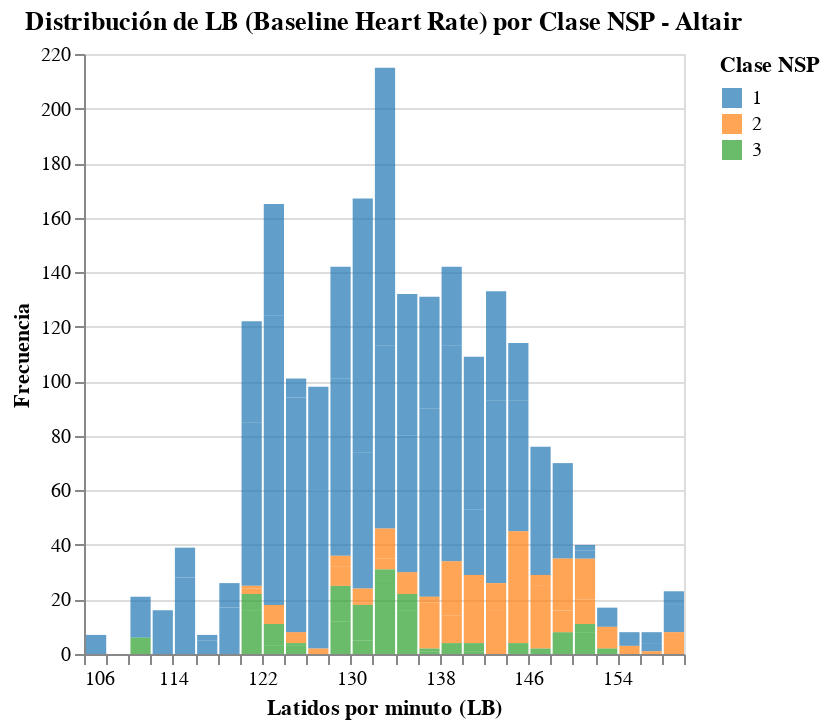

Notebook code for this chart:
### Markdown cell above
### 5.1 Histograma - Distribución de LB por NSP

Función: `plot_histogram_lb_by_nsp()`

### Code cell
# Histograma usando Altair
chart_histogram = plot_histogram_lb_by_nsp(df_processed)
chart_histogram

### Figure 1 — Vega-Lite specification as saved in the notebook (floating-point values rounded to 4 significant figures; data arrays with more than 128 entries replaced by an {"elided": "..."} marker saying what was removed)
{"config": {"view": {"continuousWidth": 300, "continuousHeight": 300}}, "data": {"name": "data-06b78e090971eb24f526b85ef0fbf1ad"}, "mark": {"type": "bar", "opacity": 0.7}, "encoding": {"color": {"field": "NSP", "legend": {"title": "Clase NSP"}, "scale": {"scheme": "category10"}, "type": "nominal"}, "tooltip": [{"field": "LB", "type": "quantitative"}, {"aggregate": "count", "type": "quantitative"}, {"field": "NSP", "type": "quantitative"}], "x": {"bin": {"maxbins": 30}, "field": "LB", "title": "Latidos por minuto (LB)", "type": "quantitative"}, "y": {"aggregate": "count", "title": "Frecuencia", "type": "quantitative"}}, "params": [{"name": "param_1", "select": {"type": "interval", "encodings": ["x", "y"]}, "bind": "scales"}], "title": "Distribución de LB (Baseline Heart Rate) por Clase NSP - Altair", "$schema": "https://vega.github.io/schema/vega-lite/v5.20.1.json", "datasets": {"data-06b78e090971eb24f526b85ef0fbf1ad": {"elided": "2129 records"}}}
